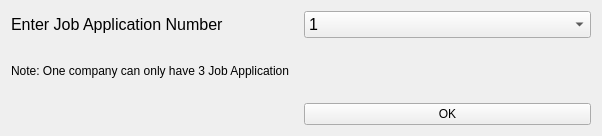
<?xml version="1.0" encoding="UTF-8"?>
<ui version="4.0">
 <class>Form</class>
 <widget class="QWidget" name="Form">
  <property name="geometry">
   <rect>
    <x>0</x>
    <y>0</y>
    <width>602</width>
    <height>136</height>
   </rect>
  </property>
  <property name="windowTitle">
   <string>Form</string>
  </property>
  <layout class="QGridLayout" name="gridLayout">
   <item row="1" column="0" colspan="2">
    <widget class="QLabel" name="label_2">
     <property name="text">
      <string>Note: One company can only have 3 Job Application</string>
     </property>
    </widget>
   </item>
   <item row="2" column="1">
    <widget class="QPushButton" name="ok">
     <property name="text">
      <string>OK</string>
     </property>
    </widget>
   </item>
   <item row="0" column="0">
    <widget class="QLabel" name="label">
     <property name="font">
      <font>
       <pointsize>12</pointsize>
      </font>
     </property>
     <property name="text">
      <string>Enter Job Application Number</string>
     </property>
    </widget>
   </item>
   <item row="0" column="1">
    <widget class="QComboBox" name="comboBox">
     <property name="font">
      <font>
       <pointsize>12</pointsize>
      </font>
     </property>
     <item>
      <property name="text">
       <string>1</string>
      </property>
     </item>
     <item>
      <property name="text">
       <string>2</string>
      </property>
     </item>
     <item>
      <property name="text">
       <string>3</string>
      </property>
     </item>
    </widget>
   </item>
  </layout>
 </widget>
 <resources/>
 <connections/>
</ui>
